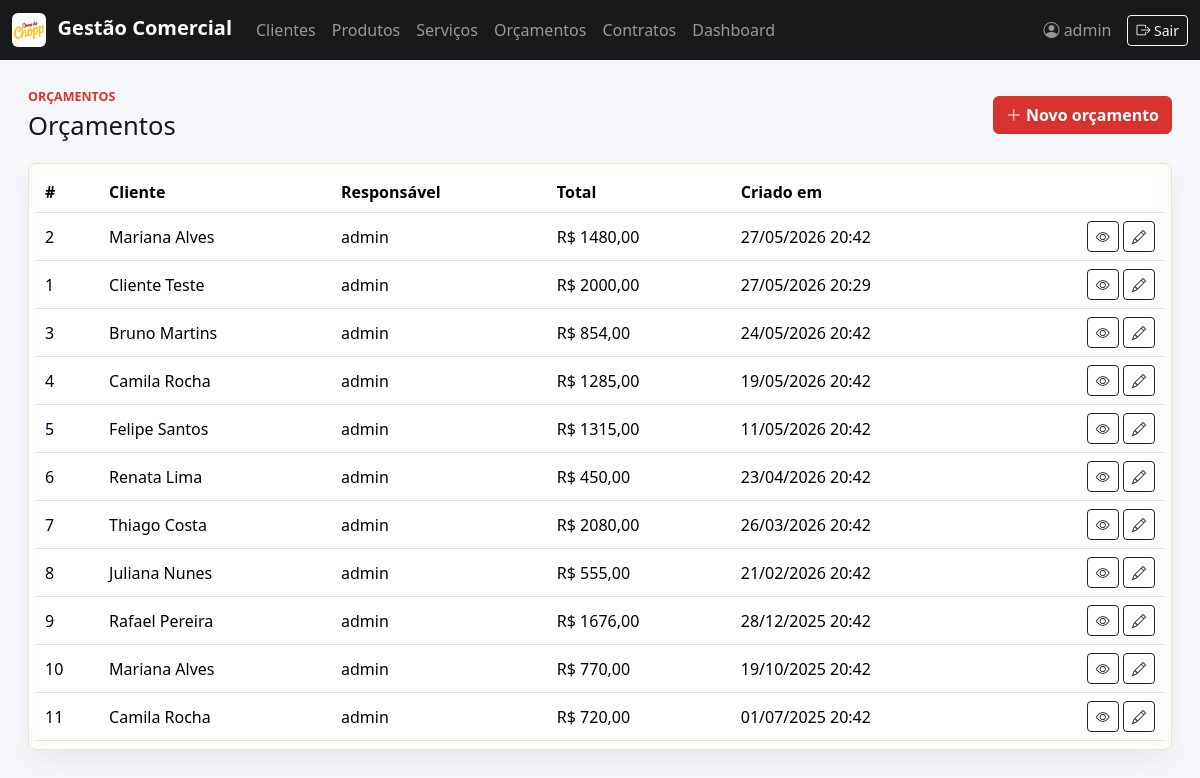
/orcamentos/ (signed in), run on the app's committed database.
### comercial/models.py (models this page shows, shortened)
class TimeStampedModel(models.Model):
    criado_em = models.DateTimeField(auto_now_add=True)
    atualizado_em = models.DateTimeField(auto_now=True)
    class Meta:
        abstract = True

class Orcamento(TimeStampedModel):
    FORMAS_PAGAMENTO = [
        ("dinheiro", "Dinheiro"),
        ("cartao", "Cartão"),
        ("pix", "PIX"),
        ("boleto", "Boleto"),
    ]
    cliente = models.ForeignKey(Cliente, on_delete=models.PROTECT, related_name="orcamentos")
    usuario = models.ForeignKey(settings.AUTH_USER_MODEL, on_delete=models.PROTECT)
    validade = models.DateField(blank=True, null=True)
    forma_pagamento = models.CharField(max_length=20, choices=FORMAS_PAGAMENTO, default="pix")
    observacoes = models.TextField(blank=True)
    desconto = models.DecimalField(max_digits=10, decimal_places=2, default=Decimal("0.00"))
    logo = models.ImageField(upload_to="logos/", blank=True, null=True)
    arquivo_pdf = models.FileField(upload_to="orcamentos/", blank=True, null=True)
    class Meta:
        ordering = ["-criado_em"]
    @property
    def subtotal_produtos(self):
        return sum((item.total for item in self.itens_produto.all()), Decimal("0.00"))
    @property
    def subtotal_servicos(self):
        return sum((item.total for item in self.itens_servico.all()), Decimal("0.00"))
    @property
    def valor_total(self):
        return self.subtotal_produtos + self.subtotal_servicos - self.desconto
    @property
    def responsavel(self):
        return self.usuario.get_full_name() or self.usuario.get_username()

class Cliente(TimeStampedModel):
    TIPOS_DOCUMENTO = [
        ("cpf", "CPF"),
        ("cnpj", "CNPJ"),
    ]
    nome_completo = models.CharField(max_length=120)
    tipo_documento = models.CharField(
        max_length=4,
        choices=TIPOS_DOCUMENTO,
        default="cpf",
        verbose_name="Tipo de pessoa",
    )
    documento = models.CharField(max_length=18, unique=True, verbose_name="CPF ou CNPJ")
    email = models.EmailField(max_length=120, blank=True)
    endereco_residencial = models.CharField(max_length=255)
    celular = models.CharField(max_length=20)
    class Meta:
        ordering = ["nome_completo"]
    def __str__(self):
        return self.nome_completo

class OrcamentoProduto(models.Model):
    orcamento = models.ForeignKey(Orcamento, on_delete=models.CASCADE, related_name="itens_produto")
    produto = models.ForeignKey(Produto, on_delete=models.PROTECT)
    quantidade = models.DecimalField(max_digits=10, decimal_places=2, default=Decimal("1.00"))
    valor_unitario = models.DecimalField(max_digits=10, decimal_places=2)
    @property
    def total(self):
        return self.quantidade * self.valor_unitario

class OrcamentoServico(models.Model):
    orcamento = models.ForeignKey(Orcamento, on_delete=models.CASCADE, related_name="itens_servico")
    servico = models.ForeignKey(Servico, on_delete=models.PROTECT)
    quantidade = models.DecimalField(max_digits=10, decimal_places=2, default=Decimal("1.00"))
    valor_unitario = models.DecimalField(max_digits=10, decimal_places=2)
    @property
    def total(self):
        return self.quantidade * self.valor_unitario

### comercial/views.py (the view)
# urls.py: path("orcamentos/", views.orcamento_list, name="orcamento_list"),
@login_required
def orcamento_list(request):
    orcamentos = Orcamento.objects.select_related("cliente", "usuario")
    return render(request, "comercial/orcamentos/list.html", {"orcamentos": orcamentos})

### templates/comercial/orcamentos/list.html
{% extends "base.html" %}
{% block content %}
<section class="page-header">
    <div><p class="eyebrow">Orçamentos</p><h1>Orçamentos</h1></div>
    <a class="btn btn-brand" href="{% url 'orcamento_create' %}"><i class="bi bi-plus-lg"></i> Novo orçamento</a>
</section>
<div class="table-wrap">
    <table class="table table-hover align-middle">
        <thead><tr><th>#</th><th>Cliente</th><th>Responsável</th><th>Total</th><th>Criado em</th><th></th></tr></thead>
        <tbody>
        {% for orcamento in orcamentos %}
            <tr>
                <td>{{ orcamento.pk }}</td>
                <td>{{ orcamento.cliente }}</td>
                <td>{{ orcamento.responsavel }}</td>
                <td>R$ {{ orcamento.valor_total|floatformat:2 }}</td>
                <td>{{ orcamento.criado_em|date:"d/m/Y H:i" }}</td>
                <td class="text-end">
                    <a class="btn btn-sm btn-outline-dark" href="{% url 'orcamento_detail' orcamento.pk %}"><i class="bi bi-eye"></i></a>
                    <a class="btn btn-sm btn-outline-dark" href="{% url 'orcamento_update' orcamento.pk %}"><i class="bi bi-pencil"></i></a>
                </td>
            </tr>
        {% empty %}<tr><td colspan="6">Nenhum orçamento cadastrado.</td></tr>{% endfor %}
        </tbody>
    </table>
</div>
{% endblock %}

### templates/base.html (shortened to what this page needs)
{% load static %}
<!doctype html>
<html lang="pt-br">
<head>
    <link href="https://cdn.jsdelivr.net/npm/bootstrap@5.3.3/dist/css/bootstrap.min.css" rel="stylesheet">
    <link href="https://cdn.jsdelivr.net/npm/bootstrap-icons@1.11.3/font/bootstrap-icons.css" rel="stylesheet">
    <link href="{% static 'css/app.css' %}?v=20260622-2" rel="stylesheet">
</head>
<body>
{% if user.is_authenticated %}
<nav class="navbar navbar-expand-lg navbar-dark bg-brand">
    <div class="container-fluid">
        <a class="navbar-brand fw-bold" href="{% url 'home' %}">
            <img src="{% static 'img/logo2.png' %}" alt="Logo" class="nav-logo">
            Gestão Comercial
        </a>
        <div class="collapse navbar-collapse" id="mainNav">
            <ul class="navbar-nav me-auto">
                <li class="nav-item"><a class="nav-link" href="{% url 'cliente_list' %}">Clientes</a></li>
                <li class="nav-item"><a class="nav-link" href="{% url 'produto_list' %}">Produtos</a></li>
                <li class="nav-item"><a class="nav-link" href="{% url 'servico_list' %}">Serviços</a></li>
                <li class="nav-item"><a class="nav-link" href="{% url 'orcamento_list' %}">Orçamentos</a></li>
                <li class="nav-item"><a class="nav-link" href="{% url 'contrato_list' %}">Contratos</a></li>
                <li class="nav-item"><a class="nav-link" href="{% url 'dashboard' %}">Dashboard</a></li>
            </ul>
            <span class="navbar-text me-3">
                <i class="bi bi-person-circle"></i>
                {{ user.get_full_name|default:user.username }}
            </span>
            <form method="post" action="{% url 'logout' %}">
                <button class="btn btn-sm btn-outline-light" type="submit">
                    <i class="bi bi-box-arrow-right"></i> Sair
                </button>
            </form>
        </div>
    </div>
</nav>
{% endif %}
<main class="container-fluid page-shell">
    {% block content %}{% endblock %}
</main>
</body>
</html>

### static/css/app.css (style rules this page uses)
:root { --brand-red: #d8332f; --brand-yellow: #ffc52f; --ink: #171717; --muted: #6d7178; --line: #e7e2d8; --paper: #fffdf8; --soft: #f5f7fa; }
body { background: var(--soft); color: var(--ink); }
.bg-brand { background: #18191b; }
.nav-logo { width: 34px; height: 34px; object-fit: contain; margin-right: .4rem; background: #fff; border-radius: 6px; padding: 2px; }
.page-shell { padding: 28px; }
.page-header { max-width: 1180px; margin: 0 auto 22px; display: flex; align-items: center; justify-content: space-between; gap: 16px; }
.page-header h1 { font-size: clamp(1.6rem, 2vw, 2.2rem); margin: 0; }
.eyebrow { margin: 0 0 4px; color: var(--brand-red); font-weight: 700; text-transform: uppercase; font-size: .78rem; }
.btn-brand { --bs-btn-bg: var(--brand-red); --bs-btn-border-color: var(--brand-red); --bs-btn-color: #fff; --bs-btn-hover-bg: #b82926; --bs-btn-hover-border-color: #b82926; font-weight: 700; }
.login-panel, .surface, .table-wrap, .metric, .module-card { background: var(--paper); border: 1px solid var(--line); border-radius: 8px; box-shadow: 0 12px 28px rgba(20, 20, 20, .06); }
.table-wrap { max-width: 1180px; margin: 0 auto; overflow-x: auto; padding: 8px; }
.table { margin-bottom: 0; }

### data on the page
Orcamento: pk "2", cliente "Mariana Alves", responsavel "admin", valor_total "1480,00", criado_em "27/05/2026 20:42"
Orcamento: pk "1", cliente "Cliente Teste", responsavel "admin", valor_total "2000,00", criado_em "27/05/2026 20:29"
Orcamento: pk "3", cliente "Bruno Martins", responsavel "admin", valor_total "854,00", criado_em "24/05/2026 20:42"
Orcamento: pk "4", cliente "Camila Rocha", responsavel "admin", valor_total "1285,00", criado_em "19/05/2026 20:42"
Orcamento: pk "5", cliente "Felipe Santos", responsavel "admin", valor_total "1315,00", criado_em "11/05/2026 20:42"
Orcamento: pk "6", cliente "Renata Lima", responsavel "admin", valor_total "450,00", criado_em "23/04/2026 20:42"
Orcamento: pk "7", cliente "Thiago Costa", responsavel "admin", valor_total "2080,00", criado_em "26/03/2026 20:42"
Orcamento: pk "8", cliente "Juliana Nunes", responsavel "admin", valor_total "555,00", criado_em "21/02/2026 20:42"
Orcamento: pk "9", cliente "Rafael Pereira", responsavel "admin", valor_total "1676,00", criado_em "28/12/2025 20:42"
Orcamento: pk "10", cliente "Mariana Alves", responsavel "admin", valor_total "770,00", criado_em "19/10/2025 20:42"
Orcamento: pk "11", cliente "Camila Rocha", responsavel "admin", valor_total "720,00", criado_em "01/07/2025 20:42"

### other printed values
{{ user.get_full_name|default:user.username }} "admin"
